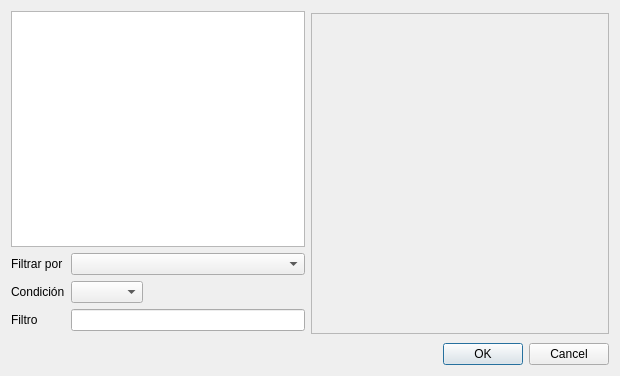
<?xml version="1.0" encoding="UTF-8"?>
<ui version="4.0">
 <class>ProductosLista</class>
 <widget class="QDialog" name="ProductosLista">
  <property name="geometry">
   <rect>
    <x>0</x>
    <y>0</y>
    <width>620</width>
    <height>376</height>
   </rect>
  </property>
  <property name="windowTitle">
   <string>Lista de productos</string>
  </property>
  <layout class="QGridLayout" name="gridLayout_2">
   <item row="0" column="1" rowspan="3">
    <widget class="QScrollArea" name="scAreaImagen">
     <property name="sizePolicy">
      <sizepolicy hsizetype="Fixed" vsizetype="Fixed">
       <horstretch>0</horstretch>
       <verstretch>0</verstretch>
      </sizepolicy>
     </property>
     <property name="minimumSize">
      <size>
       <width>298</width>
       <height>321</height>
      </size>
     </property>
     <property name="widgetResizable">
      <bool>true</bool>
     </property>
     <widget class="QWidget" name="scrollAreaWidgetContents">
      <property name="geometry">
       <rect>
        <x>0</x>
        <y>0</y>
        <width>296</width>
        <height>319</height>
       </rect>
      </property>
     </widget>
    </widget>
   </item>
   <item row="1" column="0">
    <layout class="QGridLayout" name="gridLayout">
     <item row="0" column="0">
      <widget class="QLabel" name="label_3">
       <property name="sizePolicy">
        <sizepolicy hsizetype="Fixed" vsizetype="Preferred">
         <horstretch>0</horstretch>
         <verstretch>0</verstretch>
        </sizepolicy>
       </property>
       <property name="text">
        <string>Filtrar por</string>
       </property>
      </widget>
     </item>
     <item row="0" column="1" colspan="2">
      <widget class="QComboBox" name="cbFiltro">
       <property name="sizePolicy">
        <sizepolicy hsizetype="Preferred" vsizetype="Fixed">
         <horstretch>0</horstretch>
         <verstretch>0</verstretch>
        </sizepolicy>
       </property>
      </widget>
     </item>
     <item row="2" column="0">
      <widget class="QLabel" name="label">
       <property name="text">
        <string>Filtro</string>
       </property>
      </widget>
     </item>
     <item row="2" column="1" colspan="2">
      <widget class="QLineEdit" name="edtFiltro"/>
     </item>
     <item row="1" column="1">
      <widget class="QComboBox" name="cbCondicion">
       <property name="sizePolicy">
        <sizepolicy hsizetype="Fixed" vsizetype="Fixed">
         <horstretch>0</horstretch>
         <verstretch>0</verstretch>
        </sizepolicy>
       </property>
       <property name="minimumSize">
        <size>
         <width>69</width>
         <height>20</height>
        </size>
       </property>
      </widget>
     </item>
     <item row="1" column="0">
      <widget class="QLabel" name="lblCondicion">
       <property name="text">
        <string>Condición</string>
       </property>
      </widget>
     </item>
    </layout>
   </item>
   <item row="3" column="0" colspan="2">
    <widget class="QDialogButtonBox" name="buttonBox">
     <property name="orientation">
      <enum>Qt::Horizontal</enum>
     </property>
     <property name="standardButtons">
      <set>QDialogButtonBox::Cancel|QDialogButtonBox::Ok</set>
     </property>
    </widget>
   </item>
   <item row="0" column="0">
    <widget class="QTableWidget" name="tableProductos">
     <property name="alternatingRowColors">
      <bool>true</bool>
     </property>
     <property name="selectionBehavior">
      <enum>QAbstractItemView::SelectRows</enum>
     </property>
    </widget>
   </item>
  </layout>
 </widget>
 <tabstops>
  <tabstop>cbFiltro</tabstop>
  <tabstop>edtFiltro</tabstop>
  <tabstop>buttonBox</tabstop>
  <tabstop>tableProductos</tabstop>
  <tabstop>scAreaImagen</tabstop>
 </tabstops>
 <resources/>
 <connections>
  <connection>
   <sender>buttonBox</sender>
   <signal>accepted()</signal>
   <receiver>ProductosLista</receiver>
   <slot>accept()</slot>
   <hints>
    <hint type="sourcelabel">
     <x>248</x>
     <y>254</y>
    </hint>
    <hint type="destinationlabel">
     <x>157</x>
     <y>274</y>
    </hint>
   </hints>
  </connection>
  <connection>
   <sender>buttonBox</sender>
   <signal>rejected()</signal>
   <receiver>ProductosLista</receiver>
   <slot>reject()</slot>
   <hints>
    <hint type="sourcelabel">
     <x>316</x>
     <y>260</y>
    </hint>
    <hint type="destinationlabel">
     <x>286</x>
     <y>274</y>
    </hint>
   </hints>
  </connection>
 </connections>
</ui>
